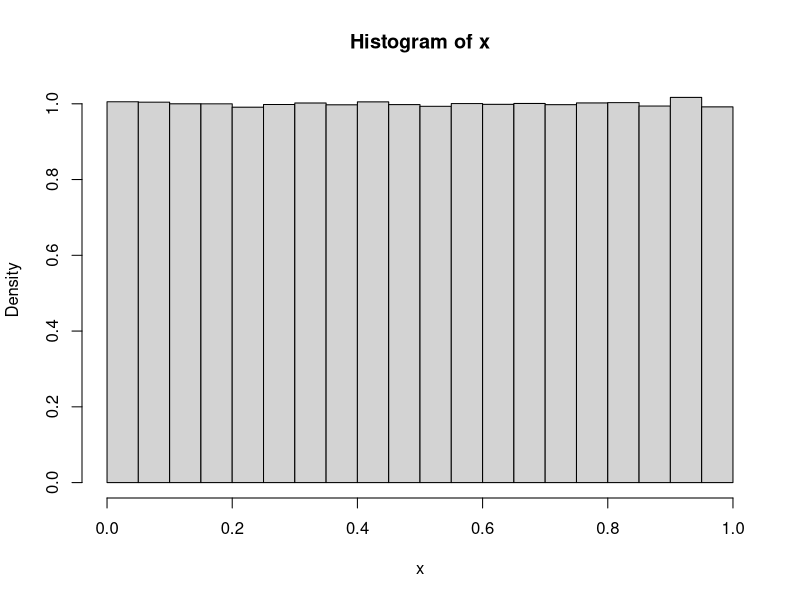
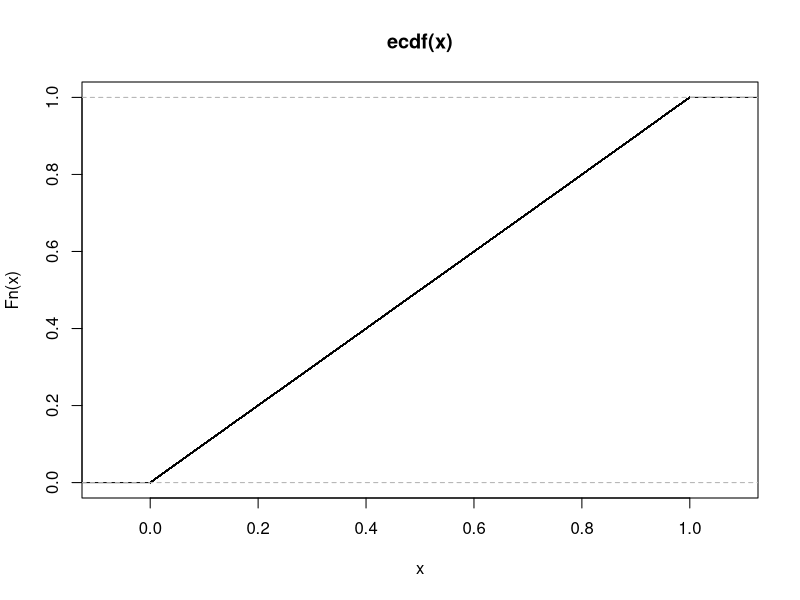

Source code (R) for these figures, in order:


x = runif(1000000, min = 0, max =1)
# 
mean(x)      #Was kommt raus?
hist(x,30,freq = FALSE)   
plot(ecdf(x))

















